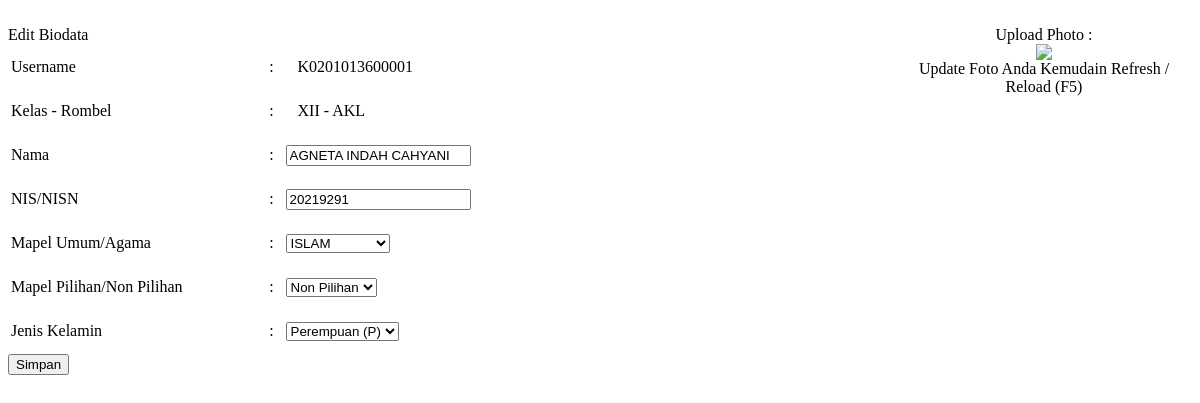
The app's page /panel/pages/edit_biodata_siswa.php (signed in) with its own data.
### tables this page shows
CREATE TABLE `cbt_admin` (
  `Urut` int(11) NOT NULL,
  `XSekolah` varchar(250) NOT NULL,
  `XTingkat` varchar(3) NOT NULL,
  `XIp` varchar(15) NOT NULL,
  `XAlamat` text NOT NULL,
  `XKec` varchar(50) NOT NULL,
  `XKab` varchar(50) NOT NULL,
  `XProp` varchar(50) NOT NULL,
  `XTelp` varchar(20) NOT NULL,
  `XFax` varchar(20) NOT NULL,
  `XEmail` varchar(250) NOT NULL,
  `XWeb` varchar(200) NOT NULL,
  `XLogo` text NOT NULL,
  `XBanner` varchar(250) NOT NULL,
  `XKepSek` varchar(100) NOT NULL,
  `XAdmin` varchar(100) NOT NULL,
  `XPicAdmin` varchar(250) NOT NULL,
  `XWarna` varchar(10) NOT NULL,
  `XStatus` varchar(1) NOT NULL,
  `XKodeSekolah` varchar(50) NOT NULL,
  `XNIPKepsek` varchar(30) NOT NULL,
  `XNIPAdmin` varchar(30) NOT NULL,
  `XLogin` varchar(50) NOT NULL,
  `XH1` varchar(50) NOT NULL,
  `XH3` varchar(30) NOT NULL,
  `XH2` varchar(50) NOT NULL,
  `XFolderPusat` tinytext NOT NULL COMMENT 'jika folder besmart3 diubah',
  `XLoginUtama` varchar(50) NOT NULL,
  `XeLearning` varchar(50) NOT NULL
);

CREATE TABLE `cbt_siswa` (
  `Urut` int(11) NOT NULL,
  `XNomerUjian` varchar(20) NOT NULL,
  `XNIK` varchar(10) NOT NULL,
  `XKodeJurusan` varchar(10) NOT NULL,
  `XNamaSiswa` varchar(255) NOT NULL,
  `XKodeKelas` varchar(10) NOT NULL,
  `XKodeLevel` varchar(10) NOT NULL,
  `XJenisKelamin` varchar(1) NOT NULL,
  `XPassword` varchar(150) NOT NULL,
  `XFoto` varchar(250) NOT NULL,
  `XAgama` varchar(20) NOT NULL,
  `XSetId` varchar(10) NOT NULL,
  `XSesi` varchar(11) NOT NULL,
  `XRuang` varchar(15) NOT NULL,
  `XKodeSekolah` varchar(50) NOT NULL,
  `XPilihan` varchar(50) NOT NULL,
  `XNamaKelas` varchar(40) NOT NULL
);

### config/server.php (called while the page is built, shortened)
<?php
$val = mysql_query('select * from cbt_admin LIMIT 1');
if($val == TRUE){
	$log = mysql_fetch_array($val);
	if ($log['XTingkat']=="SMA" || $log['XTingkat']=="MA"||$log['XTingkat']=="STM"){$rombel="Jurusan";}else{$rombel="Rombel";}
}else{$skull="UBK/CBT"; date_default_timezone_set("Asia/Jakarta");}

### panel/pages/edit_biodata_siswa.php (the view, shortened to what this page needs)
<!DOCTYPE html PUBLIC "-//W3C//DTD XHTML 1.0 Transitional//EN" "http://www.w3.org/TR/xhtml1/DTD/xhtml1-transitional.dtd">
<html xmlns="http://www.w3.org/1999/xhtml" dir="ltr">
<head profile="http://gmpg.org/xfn/11">
</head>
<body>
<div id="mainbody" >
<?php
include "../../config/server.php";
	$sql = mysql_query("select * from cbt_siswa WHERE XNomerUjian='$_COOKIE[beeuser]'");
	$xadm = mysql_fetch_array($sql);
	$nama= $xadm['XNamaSiswa'];
	$nik= $xadm['XNIK'];
	$poto= $xadm['XFoto'];
	$kelas=$xadm['XKodeKelas'];
	$jurusan=$xadm['XKodeJurusan'];
	$jeniskelamin=$xadm['XJenisKelamin'];
	$agama=$xadm['XAgama'];
	$pilihan=$xadm['XPilihan'];
?>
<br />
<span>
    <div class="left">
    				<div class="panel panel-primary">
                        <div class="panel-heading">
                            Edit Biodata
                        </div>
                        <div class="panel-body">
                            <table width="100%" border="0px">
                            <tr height="42px"><td width="30%">Username&nbsp;</td><td>: <td> &nbsp;&nbsp;&nbsp;<?php echo "$_COOKIE[beeuser]"; ?></td><td width="20%"></tr>
							<tr height="42px"><td width="30%">Kelas - <?php echo $rombel;?>&nbsp;</td><td>: <td>&nbsp;&nbsp;&nbsp;<?php echo "$kelas - $jurusan"; ?></td></tr>
                            <tr height="42px"><td width="30%">Nama&nbsp;</td><td>: <td>
								<input type="text" class="form-control" id="namasiswa" value="<?php echo "$nama"; ?>"/></td></tr>
                            <tr height="42px"><td width="30%">NIS/NISN&nbsp;</td><td>: <td>
								<input type="text" class="form-control" id="nik" value="<?php echo "$nik"; ?>" /></td></tr>
							<tr height="42px"><td width="30%">Mapel Umum/Agama&nbsp;</td><td>: <td>
								<select id="agama" type="text" class="form-control" >
									<option value='ISLAM' <?php if ($agama=="ISLAM"){echo "selected";} ?>>ISLAM</option>
								</select>
							</td></tr>
							<tr height="42px"><td width="30%">Mapel Pilihan/Non Pilihan&nbsp;</td><td>: <td>
								<select id="pilihan" type="text" class="form-control">
									<option value='' <?php if ($pilihan==""){echo "selected";} ?>>Non Pilihan</option>
								</select>
							</td></tr>
							<tr height="42px"><td width="30%">Jenis Kelamin&nbsp;</td><td>: <td>
								<select id="kelamin" type="text" class="form-control" >
									<?php if ($jeniskelamin == "L"){$jenis ="Laki-Laki";} else{$jenis ="Perempuan";} ?>
									<option value='<?php echo $jeniskelamin; ?>'><?php echo $jenis.' ('.$jeniskelamin.')'; ?>	</option>
								</select>
							</td></tr>
                            </table>
                        </div>
                        <div class="panel-footer">
                            <input type="submit"  class="btn btn-info btn-lg btn-small" id="simpansiswa" name="simpansiswa" value="Simpan">
                        </div>
                    </div>
			</div>
<div class="group">
    <div class="right">
             <div class="panel panel-info" style="padding-top:20">
                        <div class="panel-heading" style=" text-align:center">
                            Upload Photo :
                        </div>
                        <div class="panel-body">
                        <div id="upload" style="text-align:center"><img src="../../fotosiswa/<?php echo "$poto"; ?>" width="100"/></div><span id="status1" ></span>
           				</div>
               			<div class="panel-footer" style=" text-align:center">Update Foto Anda Kemudain Refresh / Reload (F5)
                        </div>
            </div>
    </div>
</div>
</body>

### panel/pages/edit_biodata_siswa.php (style rules this page uses)
.left { float: left; width: 73%; }
.right { float: right; width: 25%; }
.group:after { content:""; display: table; clear: both; }
img { max-width: 100%; height: auto; }

### records on screen
cbt_admin: XTingkat "Rombel"
cbt_siswa: XKodeKelas "XII", XKodeJurusan "AKL", XNamaSiswa "AGNETA INDAH CAHYANI", XNIK "20219291", XAgama "ISLAM", XPilihan "Non Pilihan", XJenisKelamin "Perempuan (P)"

### other values on screen
$_COOKIE[beeuser] "K0201013600001"
